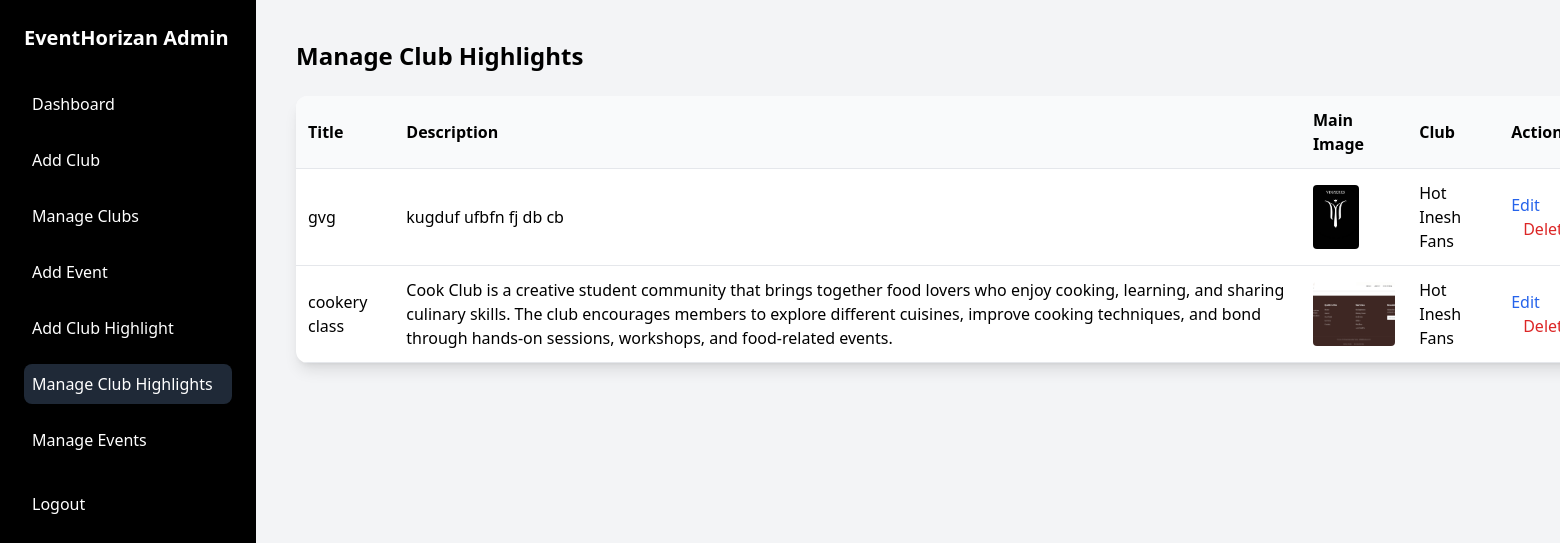
Page /Admin_Dashboard/highlights_manage.php (signed in) on the committed database.
### tables this page shows
CREATE TABLE `club_highlights` (
  `id` int(11) NOT NULL,
  `club_id` int(11) NOT NULL,
  `event_title` varchar(255) NOT NULL,
  `event_description` text NOT NULL,
  `main_image` varchar(255) NOT NULL,
  `extra_image_1` varchar(255) DEFAULT NULL,
  `extra_image_2` varchar(255) DEFAULT NULL,
  `extra_image_3` varchar(255) DEFAULT NULL,
  `created_at` timestamp NOT NULL DEFAULT current_timestamp()
);

CREATE TABLE `clubs` (
  `id` int(11) NOT NULL,
  `club_name` varchar(255) NOT NULL,
  `club_description` text DEFAULT NULL,
  `short_description` varchar(255) DEFAULT NULL,
  `club_main_image` varchar(255) DEFAULT NULL,
  `club_extra_image_1` varchar(255) DEFAULT NULL,
  `club_extra_image_2` varchar(255) DEFAULT NULL,
  `club_extra_image_3` varchar(255) DEFAULT NULL,
  `created_at` datetime DEFAULT current_timestamp(),
  `contact_description_1` varchar(255) DEFAULT NULL,
  `contact_number_1` varchar(20) DEFAULT NULL,
  `contact_number_2` varchar(20) DEFAULT NULL
);

### Admin_Dashboard/highlights_manage.php (the view, shortened to what this page needs)
<?php
require_once('../includes/db_connection.php');
$highlights = $pdo->query("
    SELECT p.*, c.club_name
    FROM club_highlights p
    LEFT JOIN clubs c ON p.club_id = c.id
    ORDER BY p.created_at DESC
")->fetchAll(PDO::FETCH_ASSOC);
?>
<!DOCTYPE html>
<html lang="en">
<head>
<script src="https://cdn.tailwindcss.com"></script>
</head>
<body class="font-sans bg-gray-100 flex flex-col md:flex-row min-h-screen">
<aside class="hidden md:flex flex-col w-64 p-6 bg-black text-white flex-shrink-0">
    <h2 class="text-xl font-bold mb-8">EventHorizan Admin</h2>
    <nav class="flex flex-col gap-4 flex-1">
        <a href="dashboard.php" class="flex items-center gap-3 p-2 rounded-lg hover:bg-gray-800">Dashboard</a>
        <a href="club_add.php" class="flex items-center gap-3 p-2 rounded-lg hover:bg-gray-800">Add Club</a>
        <a href="manage_clubs.php" class="flex items-center gap-3 p-2 rounded-lg hover:bg-gray-800">Manage Clubs</a>
        <a href="event_add.php" class="flex items-center gap-3 p-2 rounded-lg hover:bg-gray-800">Add Event</a>
        <a href="highlights_add.php" class="flex items-center gap-3 p-2 rounded-lg hover:bg-gray-800">Add Club Highlight</a>
        <a href="highlights_manage.php" class="flex items-center gap-3 p-2 bg-gray-800 rounded-lg">Manage Club Highlights</a>
        <a href="manage_events.php" class="flex items-center gap-3 p-2 rounded-lg hover:bg-gray-800">Manage Events</a>
        <a href="admin_logout.php" class="flex items-center gap-3 p-2 rounded-lg hover:bg-gray-800 mt-2">Logout</a>
    </nav>
</aside>
<main class="flex-1 p-6 md:p-10">
    <h1 class="text-2xl font-semibold mb-6">Manage Club Highlights</h1>
    <div class="bg-white shadow-lg rounded-xl overflow-x-auto">
        <table class="w-full min-w-[1300px] border-collapse text-left">
            <thead class="bg-gray-50">
                <tr>
                    <th class="p-3 border-b">Title</th>
                    <th class="p-3 border-b">Description</th>
                    <th class="p-3 border-b">Main Image</th>
                    <th class="p-3 border-b">Club</th>
                    <th class="p-3 border-b">Actions</th>
                </tr>
            </thead>
            <tbody>
                <?php foreach ($highlights as $event): ?>
                <tr class="border-b hover:bg-gray-50">
                    <td class="p-3"><?= htmlspecialchars($event['event_title']) ?></td>
                    <td class="p-3"><?= htmlspecialchars($event['event_description']) ?></td>
                    <td class="p-3">
                        <?php if($event['main_image']): ?>
                            <img src="../uploads/<?= $event['main_image'] ?>" class="h-16 rounded object-cover">
                        <?php endif; ?>
                    </td>
                    <td class="p-3"><?= htmlspecialchars($event['club_name'] ?? 'N/A') ?></td>
                    <td class="p-3 space-x-3">
                        <a href="highlights_edit.php?id=<?= $event['id'] ?>" class="text-blue-600 hover:underline">Edit</a>
                        <a href="?delete_highlight=<?= $event['id'] ?>"
                           onclick="return confirm('Delete this club highlight?')"
                           class="text-red-600 hover:underline">Delete</a>
                    </td>
                </tr>
                <?php endforeach; ?>
            </tbody>
        </table>
    </div>
</main>
</body>
</html>

### rows in the picture
club_highlights: event_title "gvg", event_description "kugduf ufbfn fj db cb", main_image (picture), club.club_name "Hot Inesh Fans"
club_highlights: event_title "cookery class", event_description "Cook Club is a creative student community that brings together food lovers who enjoy cooking, learning, and sharing culinary skills. The club encourages members to explore different cuisines, improve cooking techniques, and bond through hands-on sessions, workshops, and food-related events.", main_image (picture), club.club_name "Hot Inesh Fans"
